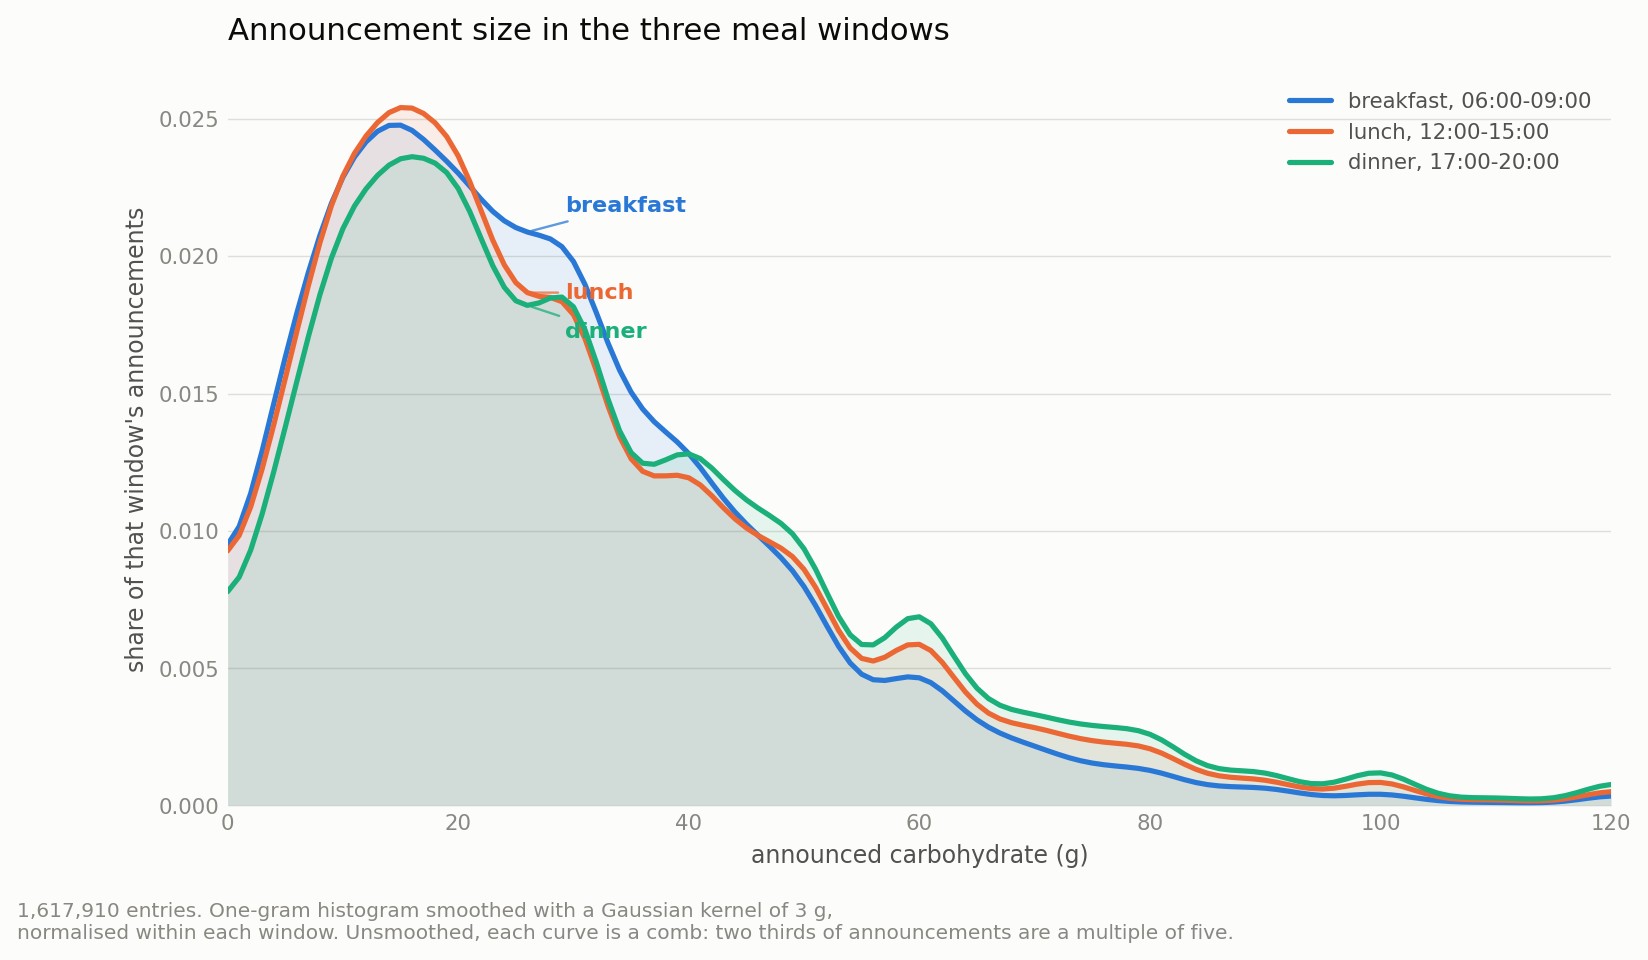

Write Python code to recreate this figure.
#!/usr/bin/env python3
"""Size distributions of carbohydrate announcements in the three meal windows.

Breakfast 06:00-09:00, lunch 12:00-15:00, dinner 17:00-20:00, local time, from every entry in the
study corpora that record carbohydrate.

The curves are a one-gram histogram smoothed with a Gaussian kernel rather than a kernel density
estimate over the raw points. Two reasons. A KDE over 1.6 million values is needlessly expensive
when the support is a bounded integer grid, and the smoothing here is doing a specific job: two
thirds of announcements land on a multiple of five, so an unsmoothed curve is a comb that hides the
shape being compared. The kernel width is stated on the figure because it is a choice, not a
property of the data.

Usage: python3 meal_windows.py [--max-carbs 120] [--sigma 3] [--exclude-rescue] [--out-dir .]
"""
from __future__ import annotations

import argparse
import os

import numpy as np
import pandas as pd
import psycopg2
from scipy.ndimage import gaussian_filter1d

DSN = "dbname=oref host=127.0.0.1 port=5432"
# categorical slots 1-3, validated all-pairs for this surface; aqua sits under 3:1 against the
# surface so every curve is direct-labelled and the numbers also appear as a table
WINDOWS = [("breakfast", 6, 9, "#2a78d6"),
           ("lunch", 12, 15, "#eb6834"),
           ("dinner", 17, 20, "#1baf7a")]
SURFACE, INK, INK2, MUTED, AXIS = "#fcfcfb", "#0b0b0b", "#52514e", "#898781", "#c3c2b7"
HERE = os.path.dirname(os.path.abspath(__file__))


def load(exclude_rescue):
    q = """select extract(hour from c.ts_local)::int hr, c.carbs_g
           from studies.carbs c where c.carbs_g > 0"""
    with psycopg2.connect(DSN) as con:
        d = pd.read_sql(q, con)
    if exclude_rescue:
        # the readability study treats carbohydrate entered at or below 4.4 mmol/L as a rescue;
        # that needs the glucose join, so this cheaper proxy drops only the very small entries
        d = d[d.carbs_g >= 8]
    return d


def curves(d, max_carbs, sigma):
    """One-gram histogram per window, Gaussian-smoothed, normalised to a density."""
    grid = np.arange(0, max_carbs + 1)
    out = {}
    for name, lo, hi, colour in WINDOWS:
        v = d.carbs_g[(d.hr >= lo) & (d.hr < hi)].values.astype(float)
        h, _ = np.histogram(v[v <= max_carbs], bins=np.arange(0, max_carbs + 2))
        y = gaussian_filter1d(h.astype(float), sigma)
        y = y / y.sum()
        out[name] = dict(grid=grid, y=y, v=v, colour=colour, lo=lo, hi=hi)
    return out


def report(d, cur, path, max_carbs, sigma, exclude_rescue):
    L, P = [], None
    P = L.append
    tot = len(d)
    P("# Carbohydrate announcements in the three meal windows\n")
    P(f"\nBreakfast 06:00 to 09:00, lunch 12:00 to 15:00, dinner 17:00 to 20:00, local time. "
      f"{tot:,} entries in the corpora that record carbohydrate"
      + (", entries below 8 g excluded.\n" if exclude_rescue else ", nothing excluded.\n"))
    P("\n| window | announcements | share of all | 10th | 25th | median | 75th | 90th | mean |")
    P("|---|---|---|---|---|---|---|---|---|")
    for name, lo, hi, _ in WINDOWS:
        v = pd.Series(cur[name]["v"])
        q = v.quantile([.1, .25, .5, .75, .9])
        P(f"| {name} ({lo:02d}:00-{hi:02d}:00) | {len(v):,} | {100 * len(v) / tot:.1f}% | "
          f"{q[.1]:.0f} | {q[.25]:.0f} | {q[.5]:.0f} | {q[.75]:.0f} | {q[.9]:.0f} | {v.mean():.0f} |")
    P("\nAll sizes in grams.\n")

    st = {n: pd.Series(cur[n]["v"]).describe(percentiles=[.25, .5, .75, .9])
          for n, _, _, _ in WINDOWS}
    meds = {n: st[n]["50%"] for n in st}
    iqr = {n: st[n]["75%"] - st[n]["25%"] for n in st}
    P("\n## What differs between the windows, and what does not\n")
    if len(set(meds.values())) == 1:
        P(f"\nThe median is the same {list(meds.values())[0]:.0f} g in all three windows. Not "
          f"close: identical. Against an interquartile range of {min(iqr.values()):.0f} to "
          f"{max(iqr.values()):.0f} g inside each window, knowing which meal it is tells you "
          f"nothing about the middle of the distribution.\n")
    else:
        big = max(meds, key=meds.get); small = min(meds, key=meds.get)
        P(f"\nMedians run from {meds[small]:.0f} g at {small} to {meds[big]:.0f} g at {big}, a "
          f"gap of {meds[big] - meds[small]:.0f} g against an interquartile range of "
          f"{min(iqr.values()):.0f} to {max(iqr.values()):.0f} g inside each window.\n")
    hi = max(st, key=lambda n: st[n]["75%"])
    lo = min(st, key=lambda n: st[n]["75%"])
    P(f"\nWhat does differ is the upper tail. The 75th centile runs {st[lo]['75%']:.0f} g at "
      f"{lo} against {st[hi]['75%']:.0f} g at {hi}, and the means follow: "
      + ", ".join(f"{n} {st[n]['mean']:.0f} g" for n, _, _, _ in WINDOWS) + ". So the later "
      f"windows are not made of bigger meals so much as of the same meals plus a heavier tail of "
      f"large ones.\n")
    P(f"\nThe curves are a one-gram histogram smoothed with a Gaussian kernel of "
      f"{sigma:.0f} g. Without smoothing each is a comb, because two thirds of announcements are "
      f"a multiple of five.\n")
    open(path, "w").write("\n".join(L))
    return "\n".join(L)


def figure(cur, path, max_carbs, sigma, n_total):
    import matplotlib
    matplotlib.use("Agg")
    import matplotlib.pyplot as plt

    fig, ax = plt.subplots(figsize=(10.5, 5.6), facecolor=SURFACE)
    ax.set_facecolor(SURFACE)
    for s in ax.spines.values():
        s.set_visible(False)
    ax.tick_params(colors=MUTED, labelsize=9, length=0)
    ax.grid(axis="y", color=AXIS, linewidth=0.6, alpha=0.5)
    ax.set_axisbelow(True)

    for name, lo, hi, colour in WINDOWS:
        c = cur[name]
        ax.plot(c["grid"], c["y"], color=colour, linewidth=2.2, solid_capstyle="round",
                label=f"{name}, {lo:02d}:00-{hi:02d}:00")
        ax.fill_between(c["grid"], c["y"], color=colour, alpha=0.10, linewidth=0)

    # All three peak within a few grams of each other, so labelling at the mode stacks them.
    # Label instead where the curves are furthest apart, which is where a reader is trying to
    # tell them apart anyway.
    ys = np.vstack([cur[n]["y"] for n, _, _, _ in WINDOWS])
    xk = int(np.argmax(ys.max(axis=0) - ys.min(axis=0)))
    # two of the three can still be within a few pixels at that x, so stagger by rank rather
    # than trust the gap: ordered top to bottom, each label is pushed clear of the one above
    order = sorted(WINDOWS, key=lambda w: -cur[w[0]]["y"][xk])
    for i, (name, lo, hi, colour) in enumerate(order):
        c = cur[name]
        ax.annotate(name, (c["grid"][xk], c["y"][xk]), xytext=(16, 11 - 11 * i),
                    textcoords="offset points", color=colour, fontsize=9.5,
                    fontweight="bold", va="center", ha="left",
                    arrowprops=dict(arrowstyle="-", color=colour, linewidth=1,
                                    shrinkA=1, shrinkB=2, alpha=0.75))

    ax.set_xlim(0, max_carbs); ax.set_ylim(0, None)
    ax.set_xlabel("announced carbohydrate (g)", color=INK2, fontsize=10)
    ax.set_ylabel("share of that window's announcements", color=INK2, fontsize=10)
    ax.set_title("Announcement size in the three meal windows", color=INK, fontsize=13,
                 loc="left", pad=14)
    leg = ax.legend(frameon=False, fontsize=9, loc="upper right")
    for t in leg.get_texts():
        t.set_color(INK2)
    fig.text(0.007, -0.03,
             f"{n_total:,} entries. One-gram histogram smoothed with a Gaussian kernel of "
             f"{sigma:.0f} g,\nnormalised within each window. Unsmoothed, each curve is a comb: "
             f"two thirds of announcements are a multiple of five.", color=MUTED, fontsize=8.5)
    fig.savefig(path, dpi=170, bbox_inches="tight", facecolor=SURFACE)
    plt.close(fig)


def main():
    ap = argparse.ArgumentParser()
    ap.add_argument("--max-carbs", type=float, default=120.0)
    ap.add_argument("--sigma", type=float, default=3.0)
    ap.add_argument("--exclude-rescue", action="store_true")
    ap.add_argument("--out-dir", default=HERE)
    a = ap.parse_args()

    d = load(a.exclude_rescue)
    cur = curves(d, int(a.max_carbs), a.sigma)
    txt = report(d, cur, os.path.join(a.out_dir, "MEAL_WINDOWS_REPORT.md"),
                 a.max_carbs, a.sigma, a.exclude_rescue)
    figure(cur, os.path.join(a.out_dir, "meal_windows.png"), int(a.max_carbs), a.sigma, len(d))
    print(txt)
    print(f"\nwritten to {a.out_dir}/MEAL_WINDOWS_REPORT.md and meal_windows.png")


if __name__ == "__main__":
    main()
